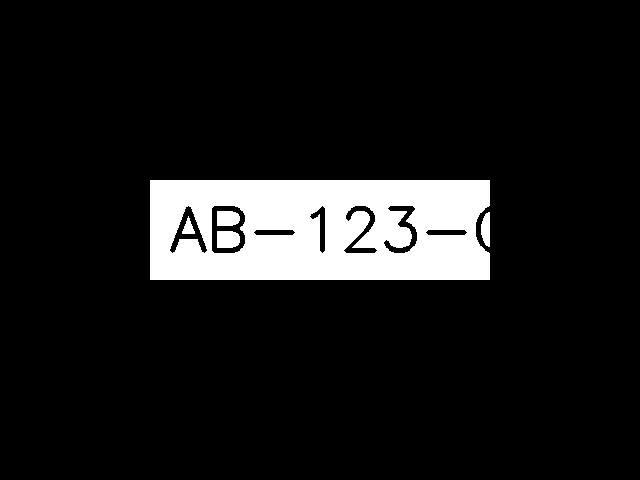
#> input picture test_image.jpg, 640 x 480 px
$ python -i preprocessor.py   (imports and definitions only)
#> lines starting #> are read from the running program, lines starting #| are printed output that depends on the picture; after the words box and inside, x2 and y2 are one past the last pixel; in counts of white or black regions, pixels touching at a corner belong together
#> further down, picture is the input picture: shape (480, 640, 3); min 0, max 255, mean 25.6
"""
ALPR Systeem - Preprocessingmodule
===================================
Beeldverwerking van gecropte kentekenregio's om OCR-leesbaarheid te maximaliseren.

Pipeline: resize → grayscale → denoise → contrast (CLAHE) → sharpen → binarize
"""

import logging
import cv2
import numpy as np
from typing import Optional
import config

logger = logging.getLogger(__name__)


class PlatePreprocessor:
    """
    Verwerkt gecropte kentekenafbeeldingen voor optimale OCR-resultaten.

    Elke verwerkingsstap kan individueel worden in-/uitgeschakeld via config.py.
    """

    def __init__(self):
        # CLAHE (Contrast Limited Adaptive Histogram Equalization)
        self.clahe = cv2.createCLAHE(
            clipLimit=config.CLAHE_CLIP_LIMIT,
            tileGridSize=config.CLAHE_TILE_SIZE,
        )

        # Verscherpingskernel
        self.sharpen_kernel = np.array([
            [ 0, -1,  0],
            [-1,  5, -1],
            [ 0, -1,  0]
        ], dtype=np.float32)

        self.steps = config.PREPROCESSING

    # [49 lines left out: function process, not called in this run]

    def _resize(self, img: np.ndarray) -> np.ndarray:
        """Schaal de afbeelding naar de doelgrootte met behoud van aspect ratio."""
        h, w = img.shape[:2]
#> h = 480; w = 640
        target_w = config.PLATE_TARGET_WIDTH
        target_h = config.PLATE_TARGET_HEIGHT

        # Bereken schaalfactor (behoud aspect ratio)
        scale = min(target_w / w, target_h / h)
#> scale = 0.167

        new_w = int(w * scale)
#> new_w = 106
        new_h = int(h * scale)
#> new_h = 80

        resized = cv2.resize(img, (new_w, new_h), interpolation=cv2.INTER_LINEAR)

        # Pad met witte rand als nodig
        if new_w < target_w or new_h < target_h:
            padded = np.ones((target_h, target_w, 3), dtype=np.uint8) * 255
            y_offset = (target_h - new_h) // 2
#> y_offset = 0
            x_offset = (target_w - new_w) // 2
#> x_offset = 97
            padded[y_offset:y_offset + new_h, x_offset:x_offset + new_w] = resized
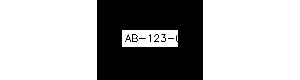
#> padded: shape (80, 300, 3); min 0, max 255, mean 174
            return padded

        return resized

    def _to_grayscale(self, img: np.ndarray) -> np.ndarray:
        """Converteer naar grijswaarden."""
        if len(img.shape) == 3:
            return cv2.cvtColor(img, cv2.COLOR_BGR2GRAY)
        return img

    def _denoise(self, img: np.ndarray) -> np.ndarray:
        """Verwijder ruis (gebruikt snellere methoden dan fastNlMeans)."""
        # Bilateral Filter is veel sneller en behoudt randen beter
        if len(img.shape) == 2:
            return cv2.bilateralFilter(img, 9, 75, 75)
        else:
            return cv2.bilateralFilter(img, 9, 75, 75)

    def _enhance_contrast(self, img: np.ndarray) -> np.ndarray:
        """Verhoog contrast met CLAHE."""
        if len(img.shape) == 2:
            return self.clahe.apply(img)
        else:
            # Pas CLAHE toe op het luminantiekanaal (LAB-kleurruimte)
            lab = cv2.cvtColor(img, cv2.COLOR_BGR2LAB)
            lab[:, :, 0] = self.clahe.apply(lab[:, :, 0])
            return cv2.cvtColor(lab, cv2.COLOR_LAB2BGR)

    def _sharpen(self, img: np.ndarray) -> np.ndarray:
        """Verscherp de afbeelding."""
        return cv2.filter2D(img, -1, self.sharpen_kernel)

    def _binarize(self, img: np.ndarray) -> np.ndarray:
        """Pas adaptieve binarisatie toe."""
        if len(img.shape) == 3:
            img = cv2.cvtColor(img, cv2.COLOR_BGR2GRAY)

        h, w = img.shape[:2]
#> h = 80; w = 300
        block_size = config.BINARIZE_BLOCK_SIZE

        # Block size mag de afbeeldingsafmetingen niet overschrijden
        max_dim = min(h, w)
#> max_dim = 80
        if block_size >= max_dim:
            block_size = max(3, max_dim - 1)

        # Block size moet oneven zijn
        if block_size % 2 == 0:
            block_size -= 1
        if block_size < 3:
            block_size = 3

        try:
            binary = cv2.adaptiveThreshold(
                img,
                255,
                cv2.ADAPTIVE_THRESH_GAUSSIAN_C,
                cv2.THRESH_BINARY,
                block_size,
                config.BINARIZE_C,
            )
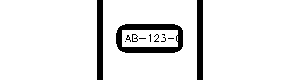
#> binary: shape (80, 300); 91.9% white; 12 black regions (8 under 20 px), largest, box (x1, y1, x2, y2) and area: (116, 24, 183, 53) 900, (97, 0, 103, 80) 480, (197, 0, 203, 80) 480, (132, 34, 138, 42) 23
            return binary
        except Exception as e:
            logger.warning("[Preprocessor] Binarisatie mislukt (%s), grijswaardenafbeelding teruggestuurd", e)
            return img

    def process_multiple_variants(self, plate_image: np.ndarray) -> list:
        """
        Genereer meerdere preprocessingvarianten voor robuustere OCR.

        Resize en grayscale worden eenmalig berekend en gedeeld tussen varianten
        om redundante berekeningen te vermijden (~50% minder preprocessing werk).

        Args:
            plate_image: Gecropte kentekenafbeelding (BGR)

        Returns:
            Lijst van verwerkte afbeeldingen
        """
        if plate_image is None or plate_image.size == 0:
            return [plate_image]

        # Gedeelde basisstappen: resize + grayscale (eenmalig berekend)
        try:
            base = self._resize(plate_image.copy())
            base = self._to_grayscale(base)
        except Exception as e:
            logger.warning("[Preprocessor] Basisverwerking mislukt (%s), origineel gebruikt", e)
            return [plate_image]

        variants = []

        # Variant 1: Volledige pipeline (denoise → contrast → sharpen → adaptive binarize)
        try:
            v1 = self._denoise(base.copy())
            v1 = self._enhance_contrast(v1)
            v1 = self._sharpen(v1)
            v1 = self._binarize(v1)
            variants.append(v1)
        except Exception as e:
            logger.warning("[Preprocessor] Variant 1 mislukt (%s)", e)
            variants.append(base.copy())

        # Variant 2: Alleen contrast (geen binarisatie, zachter resultaat)
        try:
            v2 = self._enhance_contrast(base.copy())
            variants.append(v2)
        except Exception as e:
            logger.warning("[Preprocessor] Variant 2 mislukt (%s)", e)
            variants.append(base.copy())

        # Variant 3: Denoise + contrast + Otsu-binarisatie
        try:
            v3 = self._denoise(base.copy())
            v3 = self._enhance_contrast(v3)
            _, v3 = cv2.threshold(v3, 0, 255, cv2.THRESH_BINARY + cv2.THRESH_OTSU)
#> v3: shape (80, 300); 68.3% white; 11 black regions (9 under 20 px), largest, box (x1, y1, x2, y2) and area: (97, 0, 203, 80) 7535, (132, 34, 138, 42) 21
            variants.append(v3)
        except Exception as e:
            logger.warning("[Preprocessor] Variant 3 mislukt (%s)", e)
            variants.append(base.copy())

        return variants

>>> import cv2
>>> picture = cv2.imread('test_image.jpg')
>>> result = PlatePreprocessor().process_multiple_variants(picture)
#> result = 3 items
